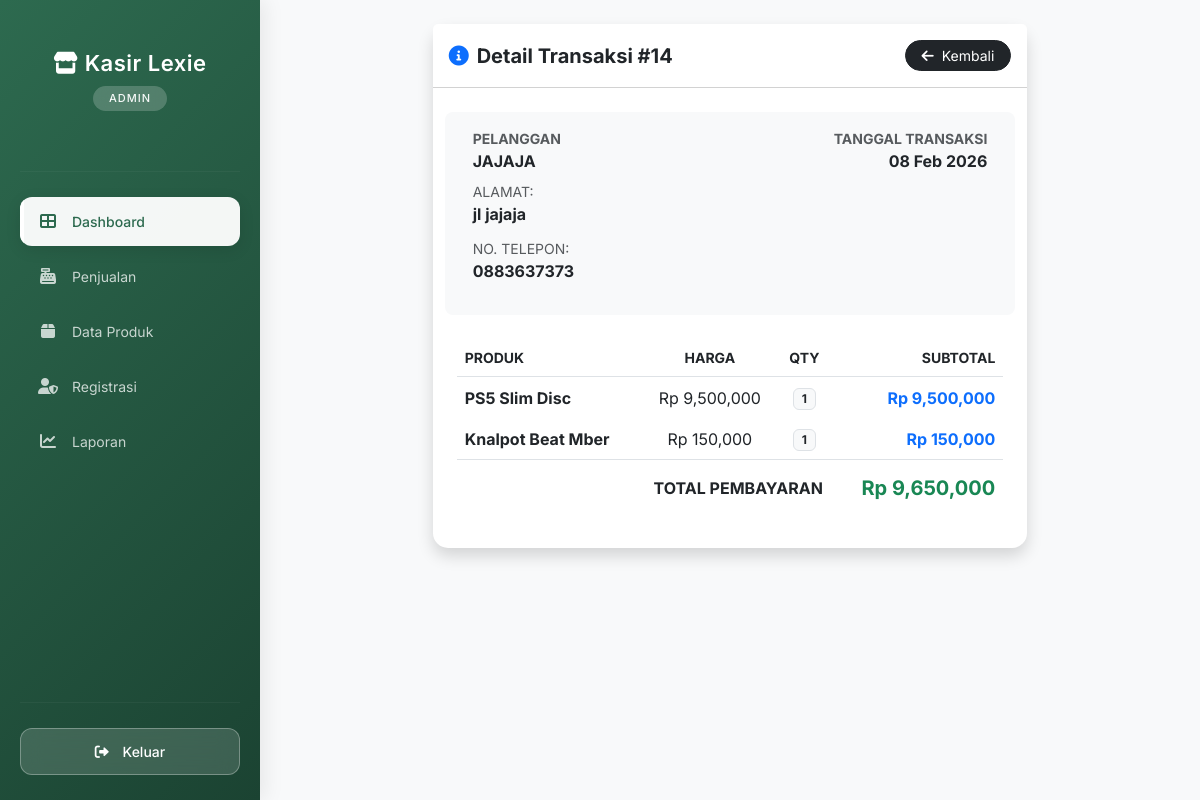
The app's page /kasir/petugas/dashboard/detail.php?id=14 (signed in) with its own data.
### tables this page shows
CREATE TABLE `penjualan` (
  `PenjualanID` int(11) NOT NULL,
  `TanggalPenjualan` date NOT NULL,
  `TotalHarga` decimal(10,2) NOT NULL,
  `PelangganID` int(11) NOT NULL
);

CREATE TABLE `pelanggan` (
  `PelangganID` int(11) NOT NULL,
  `NamaPelanggan` varchar(255) NOT NULL,
  `Alamat` text NOT NULL,
  `NomorTelepon` varchar(15) NOT NULL
);

CREATE TABLE `detailpenjualan` (
  `DetailID` int(11) NOT NULL,
  `PenjualanID` int(11) NOT NULL,
  `ProdukID` int(11) NOT NULL,
  `JumlahProduk` int(11) NOT NULL,
  `Subtotal` decimal(10,2) NOT NULL
);

CREATE TABLE `produk` (
  `ProdukID` int(11) NOT NULL,
  `NamaProduk` varchar(255) NOT NULL,
  `Harga` decimal(10,2) NOT NULL,
  `Stok` int(11) NOT NULL
);

### kasir/petugas/dashboard/detail.php (the view, shortened to what this page needs)
<?php
include '../../main/connect.php';
$id = $_GET['id'];
$query = mysqli_query($conn, "SELECT * FROM penjualan
         JOIN pelanggan ON penjualan.PelangganID = pelanggan.PelangganID
         WHERE PenjualanID = '$id'");
$data = mysqli_fetch_array($query);
?>
<!DOCTYPE html>
<html lang="id">
<head>
    <link href="https://cdn.jsdelivr.net/npm/bootstrap@5.3.0/dist/css/bootstrap.min.css" rel="stylesheet">
    <link rel="stylesheet" href="https://cdnjs.cloudflare.com/ajax/libs/font-awesome/6.0.0/css/all.min.css">
</head>
<body class="bg-light">
    <div class="d-flex">
        <?php include '../../template/sidebar.php'; ?>
        <div class="container-fluid p-4">
            <div class="card shadow border-0 col-md-8 mx-auto" style="border-radius: 15px;">
                <div class="card-header bg-white py-3 d-flex justify-content-between align-items-center">
                    <h5 class="fw-bold m-0"><i class="fas fa-info-circle me-2 text-primary"></i>Detail Transaksi #<?= $id; ?></h5>
                    <a href="index.php" class="btn btn-dark btn-sm rounded-pill px-3">
                        <i class="fas fa-arrow-left me-1"></i> Kembali
                    </a>
                </div>
                <div class="card-body p-4">
                    <div class="row mb-4 p-3 bg-light rounded-3">
                        <div class="col-6">
                            <small class="text-muted d-block fw-bold">PELANGGAN</small>
                            <p class="fw-bold text-uppercase m-0"><?= $data['NamaPelanggan']; ?></p>
                        </div>
                        <div class="col-6 text-end">
                            <small class="text-muted d-block fw-bold">TANGGAL TRANSAKSI</small>
                            <p class="fw-bold m-0"><?= date('d M Y', strtotime($data['TanggalPenjualan'])); ?></p>
                        </div>
                         <small class="text-muted d-block mt-2">ALAMAT:</small>
                            <p class="fw-bold mb-1"><?= $data['Alamat']; ?></p>
                            <small class="text-muted d-block mt-2">NO. TELEPON:</small>
                            <p class="fw-bold"><?= $data['NomorTelepon']; ?></p>
                    </div>
                    <table class="table table-borderless align-middle">
                        <thead class="border-bottom">
                            <tr class="text-muted small">
                                <th>PRODUK</th>
                                <th class="text-center">HARGA</th>
                                <th class="text-center">QTY</th>
                                <th class="text-end">SUBTOTAL</th>
                            </tr>
                        </thead>
                        <tbody>
                            <?php
                            $detail = mysqli_query($conn, "SELECT * FROM detailpenjualan
                                      JOIN produk ON detailpenjualan.ProdukID = produk.ProdukID
                                      WHERE PenjualanID = '$id'");
                            while($d = mysqli_fetch_array($detail)){
                            ?>
                            <tr>
                                <td class="fw-bold"><?= $d['NamaProduk']; ?></td>
                                <td class="text-center">Rp <?= number_format($d['Harga']); ?></td>
                                <td class="text-center"><span class="badge bg-light text-dark border"><?= $d['JumlahProduk']; ?></span></td>
                                <td class="text-end fw-bold text-primary">Rp <?= number_format($d['Subtotal']); ?></td>
                            </tr>
                            <?php } ?>
                        </tbody>
                        <tfoot>
                            <tr class="border-top">
                                <th colspan="3" class="text-end pt-3">TOTAL PEMBAYARAN</th>
                                <th class="text-end pt-3 h5 fw-bold text-success">Rp <?= number_format($data['TotalHarga']); ?></th>
                            </tr>
                        </tfoot>
                    </table>
                </div>
            </div>
        </div>
    </div>
</body>
</html>

### kasir/template/sidebar.php (style rules this page uses)
* { font-family: 'Inter', sans-serif; }

### records on screen
penjualan: PelangganID.NamaPelanggan "JAJAJA", TanggalPenjualan "08 Feb 2026", PelangganID.Alamat "jl jajaja", PelangganID.NomorTelepon "0883637373", TotalHarga "9,650,000"
detailpenjualan: ProdukID.NamaProduk "PS5 Slim Disc", ProdukID.Harga "9,500,000", JumlahProduk "1", Subtotal "9,500,000"
detailpenjualan: ProdukID.NamaProduk "Knalpot Beat Mber", ProdukID.Harga "150,000", JumlahProduk "1", Subtotal "150,000"

### other values on screen
$_SESSION['role'] "ADMIN"
$id "14"
